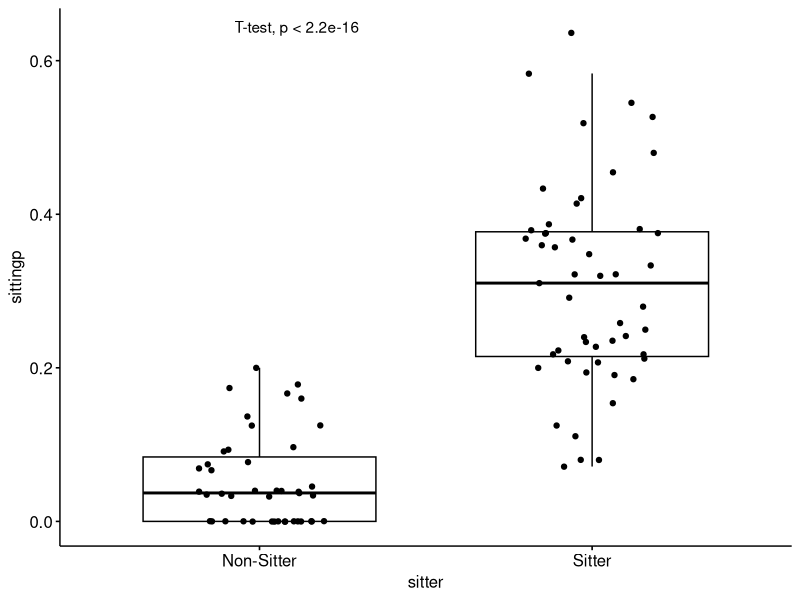
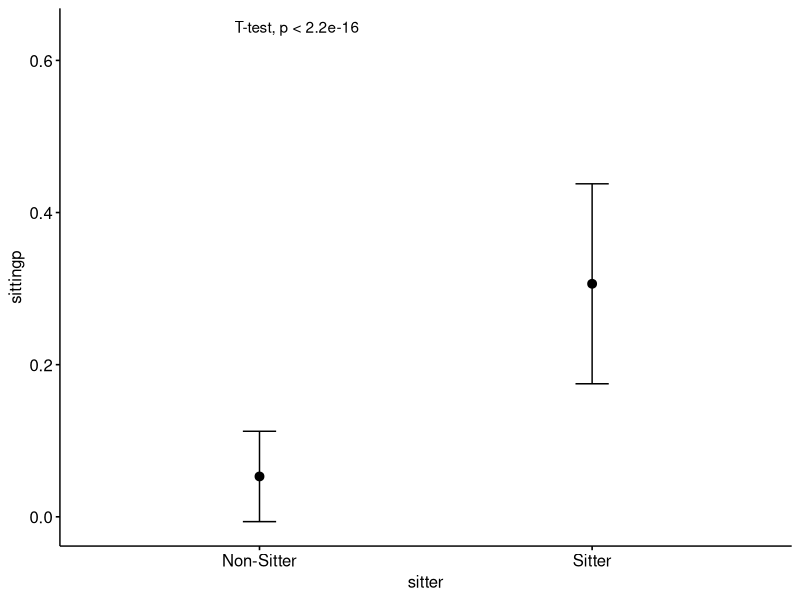

Source code (R) for these figures, in order: (Note: this script raises an error after producing the figures.)
library(tidyverse)
library(rstatix) #https://rpkgs.datanovia.com/rstatix/
library(ggpubr) #https://rpkgs.datanovia.com/ggpubr/

ds <- read_csv("overall.csv") %>% select(-(prone:available), -(ongroundp:bellyprop), -(crawler:sitcomp))

# Quickly see variables
glimpse(ds)

# Age group, walker group, sitter group should be factors
ds$age_group <- factor(ds$age)
ds$walker <- factor(ds$walker, levels = c(0,1), labels = c("Non-Walker","Walker"))
ds$sitter <- factor(ds$sitter, levels = c(0,1), labels = c("Non-Sitter","Sitter"))
glimpse(ds)

# Count participants by group
table(ds$age_group)
table(ds$sitter)
fct_count(ds$sitter, prop = T)
table(ds$age_group, ds$sitter)

# Summary statistics
ds %>% get_summary_stats(pronep)
ds %>% get_summary_stats(pronep:heldp)
ds %>% group_by(age_group) %>%  get_summary_stats(sittingp, type = "common")
ds %>% group_by(sitter) %>%  get_summary_stats(sittingp, type = "common")

# Independent t-test
ds %>% t_test(sittingp ~ sitter)

ggboxplot(ds, x = "sitter", y = "sittingp", add = "jitter") + stat_compare_means(method = "t.test")

ggerrorplot(ds, x = "sitter", y = "sittingp", error.plot = "errorbar", add = "mean",
            desc_stat = "mean_sd", color = "black") + stat_compare_means(method = "t.test")

ds %>% t_test(sittingp ~ age_group)
ds %>% t_test(sittingp ~ age_group, ref.group = "3")

# ANOVA & Follow-ups
ds %>% anova_test(sittingp ~ age_group)
ds %>% anova_test(dv = sittingp, between = age_group)

ds %>% anova_test(sittingp ~ age_group*sitter) 

ds %>% emmeans_test(sittingp ~ age_group)

ggboxplot(ds, x = "age_group", y = "sittingp", add = "jitter") 

my_comparisons <- list(c("3", "6"), c("6", "9"), c("9", "12") )

ggboxplot(ds, x = "age_group", y = "sittingp", add = "jitter") +
  stat_compare_means(method = "anova", label.y = .75) + 
  stat_compare_means(comparisons = my_comparisons, method = "t.test",label.y = c(.4, .6, .7))

ggboxplot(ds, x = "age_group", y = "sittingp", add = "jitter") +
  stat_compare_means(method = "anova", label.y = .75) + 
  stat_compare_means(aes(label = after_stat(p.signif)), method = "t.test",
                         comparisons = my_comparisons, label.y = c(.4, .6, .7))

my_comparisons <- list(c("3", "6"),c("6", "9"), c("9", "12"), c("3", "9"),  c("6", "12"),  c("3", "12") )
ggerrorplot(ds, x = "age_group", y = "sittingp", error.plot = "errorbar", add = "mean",
            desc_stat = "mean_sd", color = "black") + 
  stat_compare_means(method = "anova", label.y = .75) + 
  stat_compare_means(aes(label = after_stat(p.signif)), method = "t.test",
                     comparisons = my_comparisons, label.y = c(.25, .44, .50, .56, .62, .68))

# Regression
res <- lm(sittingp ~ age, data = ds)
summary(res)

# Correlations
ds %>% cor_test(age, sittingp)
ds %>% cor_test(vars = c(age), vars2 = pronep:sittingp)

ds %>% cor_mat(age:sittingp)

ds %>% cor_mat(age:sittingp) %>% replace_upper_triangle(by = "")

ds %>% cor_mat(age:sittingp) %>% 
  replace_upper_triangle(by = "") %>%
  cor_mark_significant(cutpoints = c(0, 0.05, 1), symbols = c("*",""))

ds %>% cor_mat(age:sittingp) %>% 
  pull_lower_triangle() %>%
  cor_plot(label = TRUE)


